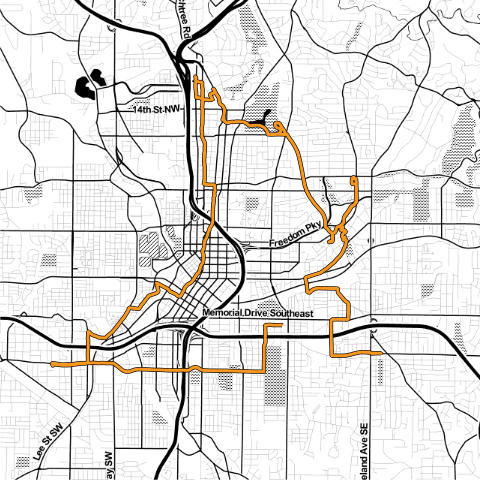

Write R code to recreate this figure.
# sudo gpsbabel -t -i garmin -f usb: -o unicsv -F file.csv
# sudo chmod 666 file.csv

gps <- read.csv("sopo.csv", 
	header = TRUE)

pathcolor <- "#F8971F" #D8B365 542788
color1 <- "#8C510A"

library(RColorBrewer)
library(classInt)
plotclr <- brewer.pal(9, "YlOrRd")

library(ggmap)
mapImageData <- get_map(location = c(lon = mean(gps$Longitude), 
	lat = mean(gps$Latitude)),
	zoom = 13, 
	color = "color", # or bw
	maptype = "toner",
	source = "stamen") # or type:terrain; source:stamen


pathcolor <- "#F8971F" #D8B365 542788
trailhead <- "#542788"
color1 <- "#8C510A"

ggmap(mapImageData,
	extent = "device", # "device" takes out axes, etc.
	ylab = "Latitude",
	xlab = "Longitude",
	legend = "right") + 
	geom_path(aes(x = Longitude, # path outline
	y = Latitude),
	data = gps,
	colour = "black",
	size = 2) +
	geom_path(aes(x = Longitude, # path
	y = Latitude),
	data = gps,
	colour = pathcolor,
	size = 1.4) # +
# labs(title = "Slapper & McGee Take on Sopo's Broken Hearts and Bicycle Parts \n Scavenger Hunt",
#   x = "Longitude",
#   y = "Latitude")
